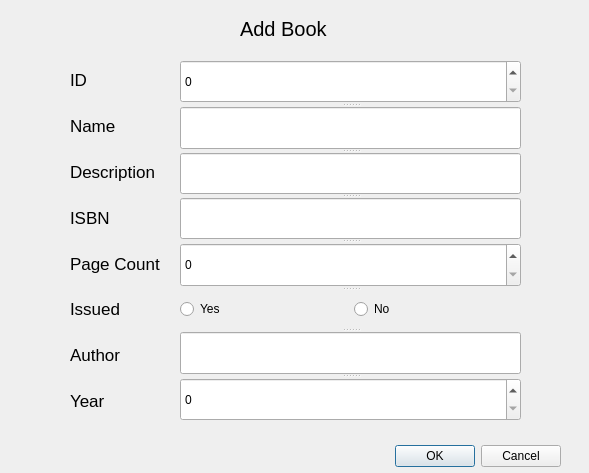
<?xml version="1.0" encoding="UTF-8"?>
<ui version="4.0">
 <class>add_dialog</class>
 <widget class="QDialog" name="add_dialog">
  <property name="geometry">
   <rect>
    <x>0</x>
    <y>0</y>
    <width>589</width>
    <height>473</height>
   </rect>
  </property>
  <property name="windowTitle">
   <string>Add Book</string>
  </property>
  <widget class="QDialogButtonBox" name="buttonBox">
   <property name="geometry">
    <rect>
     <x>220</x>
     <y>440</y>
     <width>341</width>
     <height>32</height>
    </rect>
   </property>
   <property name="orientation">
    <enum>Qt::Horizontal</enum>
   </property>
   <property name="standardButtons">
    <set>QDialogButtonBox::Cancel|QDialogButtonBox::Ok</set>
   </property>
  </widget>
  <widget class="QLabel" name="label_9">
   <property name="geometry">
    <rect>
     <x>240</x>
     <y>20</y>
     <width>141</width>
     <height>17</height>
    </rect>
   </property>
   <property name="font">
    <font>
     <pointsize>15</pointsize>
    </font>
   </property>
   <property name="text">
    <string>Add Book</string>
   </property>
  </widget>
  <widget class="QWidget" name="">
   <property name="geometry">
    <rect>
     <x>70</x>
     <y>60</y>
     <width>101</width>
     <height>361</height>
    </rect>
   </property>
   <layout class="QVBoxLayout" name="verticalLayout">
    <item>
     <widget class="QLabel" name="label">
      <property name="font">
       <font>
        <pointsize>13</pointsize>
       </font>
      </property>
      <property name="text">
       <string>ID</string>
      </property>
     </widget>
    </item>
    <item>
     <widget class="QLabel" name="label_2">
      <property name="font">
       <font>
        <pointsize>13</pointsize>
       </font>
      </property>
      <property name="text">
       <string>Name</string>
      </property>
     </widget>
    </item>
    <item>
     <widget class="QLabel" name="label_3">
      <property name="font">
       <font>
        <pointsize>13</pointsize>
       </font>
      </property>
      <property name="text">
       <string>Description</string>
      </property>
     </widget>
    </item>
    <item>
     <widget class="QLabel" name="label_4">
      <property name="font">
       <font>
        <pointsize>13</pointsize>
       </font>
      </property>
      <property name="text">
       <string>ISBN</string>
      </property>
     </widget>
    </item>
    <item>
     <widget class="QLabel" name="label_5">
      <property name="font">
       <font>
        <pointsize>13</pointsize>
       </font>
      </property>
      <property name="text">
       <string>Page Count</string>
      </property>
     </widget>
    </item>
    <item>
     <widget class="QLabel" name="label_7">
      <property name="font">
       <font>
        <pointsize>13</pointsize>
       </font>
      </property>
      <property name="text">
       <string>Issued</string>
      </property>
     </widget>
    </item>
    <item>
     <widget class="QLabel" name="label_6">
      <property name="font">
       <font>
        <pointsize>13</pointsize>
       </font>
      </property>
      <property name="text">
       <string>Author</string>
      </property>
     </widget>
    </item>
    <item>
     <widget class="QLabel" name="label_8">
      <property name="font">
       <font>
        <pointsize>13</pointsize>
       </font>
      </property>
      <property name="text">
       <string>Year</string>
      </property>
     </widget>
    </item>
   </layout>
  </widget>
  <widget class="QSplitter" name="splitter">
   <property name="geometry">
    <rect>
     <x>180</x>
     <y>60</y>
     <width>341</width>
     <height>361</height>
    </rect>
   </property>
   <property name="orientation">
    <enum>Qt::Vertical</enum>
   </property>
   <widget class="QSpinBox" name="id_input">
    <property name="enabled">
     <bool>true</bool>
    </property>
   </widget>
   <widget class="QLineEdit" name="name_input"/>
   <widget class="QLineEdit" name="desc_input"/>
   <widget class="QLineEdit" name="isbn_input"/>
   <widget class="QSpinBox" name="pgs_input"/>
   <widget class="QWidget" name="">
    <layout class="QHBoxLayout" name="horizontalLayout">
     <item>
      <widget class="QRadioButton" name="yes_rdb">
       <property name="text">
        <string>Yes</string>
       </property>
      </widget>
     </item>
     <item>
      <widget class="QRadioButton" name="no_rdb">
       <property name="text">
        <string>No</string>
       </property>
      </widget>
     </item>
    </layout>
   </widget>
   <widget class="QLineEdit" name="auth_input"/>
   <widget class="QSpinBox" name="year_input"/>
  </widget>
 </widget>
 <resources/>
 <connections>
  <connection>
   <sender>buttonBox</sender>
   <signal>accepted()</signal>
   <receiver>add_dialog</receiver>
   <slot>accept()</slot>
   <hints>
    <hint type="sourcelabel">
     <x>248</x>
     <y>254</y>
    </hint>
    <hint type="destinationlabel">
     <x>157</x>
     <y>274</y>
    </hint>
   </hints>
  </connection>
  <connection>
   <sender>buttonBox</sender>
   <signal>rejected()</signal>
   <receiver>add_dialog</receiver>
   <slot>reject()</slot>
   <hints>
    <hint type="sourcelabel">
     <x>316</x>
     <y>260</y>
    </hint>
    <hint type="destinationlabel">
     <x>286</x>
     <y>274</y>
    </hint>
   </hints>
  </connection>
 </connections>
</ui>
